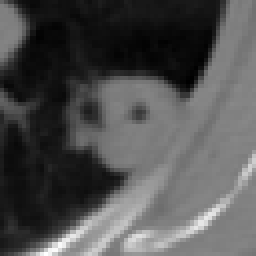
%> input picture data/Image/CT/0_15_z_72.png, 128 x 128 px (shown 2 times larger); its folder holds only this picture in this run
$ octave GenerateNPY.m   (GNU Octave 9; MATLAB toolbox functions it lacks are replaced by stand-ins)
%> lines starting %> are read from the running program, lines starting %| are printed output that depends on the picture
### Code/normalizationimg.m
function out = normalizationimg(img)

ind = find(img~=0);
%> ind = 4094 values from 1 to 4096
img2 = img(ind);
%> img2 = 4094 values, max 255 at index 768, min 1 at index 3087, mean 80.74

out1d = (img2-min(img2(:)))/(max(img2(:))-min(img2(:))+10e-8);
%> out1d = 4094 values, max 1 at index 768, min 0 at index 3087, mean 0.314
out = zeros(size(img));
out(ind)=out1d;
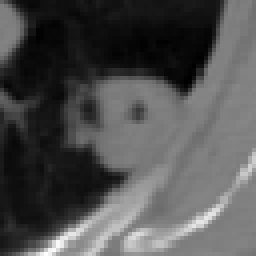
%> out: size 64x64 double (shown 4 times larger); min 0, max 1, mean 0.314

### Code/writeNPY.m
function writeNPY(var, filename)
%> called with filename = '../data/xpsamplect.npy'
% function writeNPY(var, filename)
%
% Only writes little endian, fortran (column-major) ordering; only writes
% with NPY version number 1.0.
%
% Always outputs a shape according to matlab's convention, e.g. (10, 1)
% rather than (10,).


shape = size(var);
%> shape = [1 64 64]
dataType = class(var);
%> dataType = 'double'

header = constructNPYheader(dataType, shape);

fid = fopen(filename, 'w');
fwrite(fid, header, 'uint8');
fwrite(fid, var, dataType);
fclose(fid);


end

### Code/constructNPYheader.m
function header = constructNPYheader(dataType, shape, varargin)
%> called with dataType = 'double', shape = [1 64 64]

	if ~isempty(varargin)
		fortranOrder = varargin{1}; % must be true/false
		littleEndian = varargin{2}; % must be true/false
	else
		fortranOrder = true;
		littleEndian = true;
	end

    dtypesMatlab = {'uint8','uint16','uint32','uint64','int8','int16','int32','int64','single','double', 'logical'};
    dtypesNPY = {'u1', 'u2', 'u4', 'u8', 'i1', 'i2', 'i4', 'i8', 'f4', 'f8', 'b1'};

    magicString = uint8([147 78 85 77 80 89]); %x93NUMPY

    majorVersion = uint8(1);
    minorVersion = uint8(0);

    % build the dict specifying data type, array order, endianness, and
    % shape
    dictString = '{''descr'': ''';

    if littleEndian
        dictString = [dictString '<'];
    else
        dictString = [dictString '>'];
    end

    dictString = [dictString dtypesNPY{strcmp(dtypesMatlab,dataType)} ''', '];
%> dictString = '{'descr': '<f8', '

    dictString = [dictString '''fortran_order'': '];
%> dictString = '{'descr': '<f8', 'fortran_order': '

    if fortranOrder
        dictString = [dictString 'True, '];
    else
        dictString = [dictString 'False, '];
    end

    dictString = [dictString '''shape'': ('];

% [19 lines of commented-out code are left out]

    for s = 1:length(shape)
        dictString = [dictString num2str(shape(s))];
        if s<length(shape)
            dictString = [dictString ', '];
        end
    end

    dictString = [dictString '), '];

    dictString = [dictString '}'];

    totalHeaderLength = length(dictString)+10; % 10 is length of magicString, version, and headerLength
%> totalHeaderLength = 73

    headerLengthPadded = ceil(double(totalHeaderLength+1)/16)*16; % the whole thing should be a multiple of 16
%> headerLengthPadded = 80
                                                                  % I add 1 to the length in order to allow for the newline character

	% format specification is that headerlen is little endian. I believe it comes out so using this command...
    headerLength = typecast(int16(headerLengthPadded-10), 'uint8');
%> headerLength = [70 0]

    zeroPad = zeros(1,headerLengthPadded-totalHeaderLength, 'uint8')+uint8(32); % +32 so they are spaces
    zeroPad(end) = uint8(10); % newline character

    header = uint8([magicString majorVersion minorVersion headerLength dictString zeroPad]);

end

### Code/GenerateNPY.m
clear
filstruct = dir("../data/Image/CT/");
filstruct = filstruct(3:end);
for i=1:length(filstruct)
    str = filstruct(i).name;
    ctImage2 = double(imread(strcat("../data/Image/CT/",str)));
    petImage2 = double(imread(strcat("../data/Image/PET/",str)));

    petImage2 = normalizationimg(imresize(petImage2,[64 64],'nearest'));
    ctImage2 = normalizationimg(imresize(ctImage2,[64 64],'nearest'));

    petImage = (petImage2-mean(petImage2(:)))/(std(petImage2(:)));
    ctImage = (ctImage2-mean(ctImage2(:)))/(std(ctImage2(:)));
    fuseImage2 = petImage2+ctImage2;
    fuseImage = (fuseImage2-mean(fuseImage2(:)))/(std(fuseImage2(:)));

    cts(:,:,i) = ctImage;
    pets(:,:,i)=petImage;
    fuses(:,:,i)=fuseImage;

    label(i,1) = str2num(str(1));
end
cts = permute(cts,[3 1 2]);
pets = permute(pets,[3 1 2]);
fuses = permute(fuses,[3 1 2]);

writeNPY(cts, '../data/xpsamplect.npy');
writeNPY(pets, '../data/xpsamplepet.npy');
writeNPY(fuses, '../data/xpsamplefuse.npy');

$ run again, on data/Image/CT/1_25_z_90.png
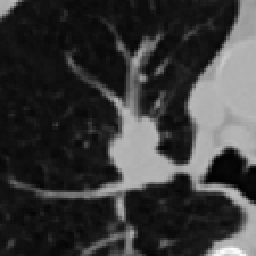
%> input picture data/Image/CT/1_25_z_90.png, 128 x 128 px (shown 2 times larger)
%> ind = 4095 values from 1 to 4096
%> img2 = 4095 values, max 253 at index 3583, min 1 at index 3758, mean 57.86
%> out1d = 4095 values, max 1 at index 3583, min 0 at index 3758, mean 0.226
%> in normalizationimg, `out(ind)=out1d;`:
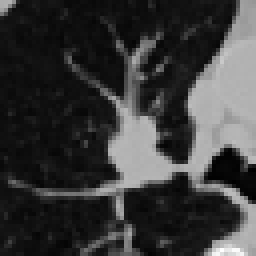
%> out: size 64x64 double (shown 4 times larger); min 0, max 1, mean 0.226

$ run again, on data/Image/CT/1_27_z_103.png
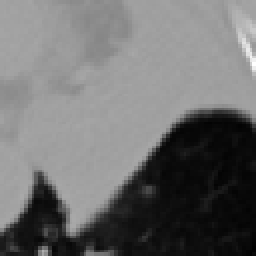
%> input picture data/Image/CT/1_27_z_103.png, 128 x 128 px (shown 2 times larger)
%> ind = 4095 values from 1 to 4096
%> img2 = 4095 values, max 255 at index 4048, min 2 at index 4093, mean 109.8
%> out1d = 4095 values, max 1 at index 4048, min 0 at index 4093, mean 0.426
%> in normalizationimg, `out(ind)=out1d;`:
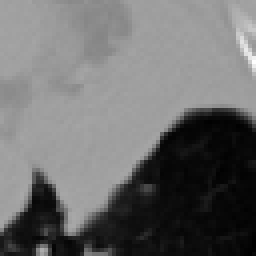
%> out: size 64x64 double (shown 4 times larger); min 0, max 1, mean 0.426

$ run again, on data/Image/CT/1_288_z_77.png
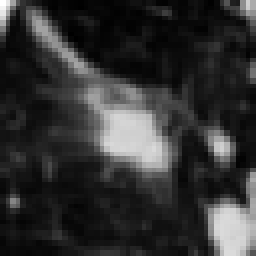
%> input picture data/Image/CT/1_288_z_77.png, 128 x 128 px (shown 2 times larger)
%> ind = 4092 values from 1 to 4096
%> img2 = 4092 values, max 255 at index 1, min 1 at index 1215, mean 50.19
%> out1d = 4092 values, max 1 at index 1, min 0 at index 1215, mean 0.194
%> in normalizationimg, `out(ind)=out1d;`:
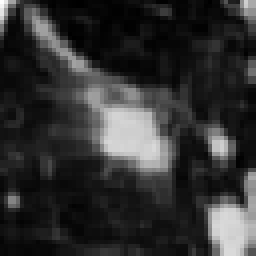
%> out: size 64x64 double (shown 4 times larger); min 0, max 1, mean 0.193

$ run again, on data/Image/CT/0_1_z_75.png
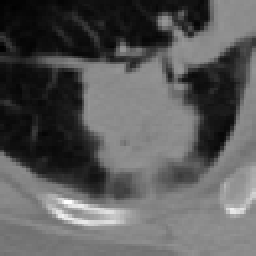
%> input picture data/Image/CT/0_1_z_75.png, 128 x 128 px (shown 2 times larger)
%> ind = 4095 values from 1 to 4096
%> img2 = 4095 values, max 255 at index 1074, min 1 at index 193, mean 90.49
%> out1d = 4095 values, max 1 at index 1074, min 0 at index 193, mean 0.352
%> in normalizationimg, `out(ind)=out1d;`:
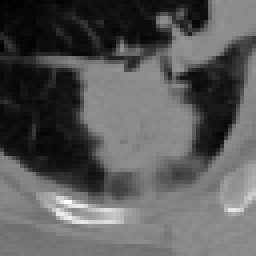
%> out: size 64x64 double (shown 4 times larger); min 0, max 1, mean 0.352
